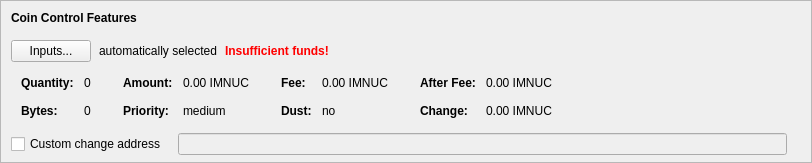
    <widget class="QFrame" name="frameCoinControl">
     <property name="sizePolicy">
      <sizepolicy hsizetype="Expanding" vsizetype="Expanding">
       <horstretch>0</horstretch>
       <verstretch>0</verstretch>
      </sizepolicy>
     </property>
     <property name="maximumSize">
      <size>
       <width>16777215</width>
       <height>16777215</height>
      </size>
     </property>
     <property name="frameShape">
      <enum>QFrame::StyledPanel</enum>
     </property>
     <property name="frameShadow">
      <enum>QFrame::Sunken</enum>
     </property>
     <layout class="QVBoxLayout" name="verticalLayoutCoinControl2">
      <property name="spacing">
       <number>0</number>
      </property>
      <property name="leftMargin">
       <number>0</number>
      </property>
      <property name="topMargin">
       <number>0</number>
      </property>
      <property name="rightMargin">
       <number>0</number>
      </property>
      <property name="bottomMargin">
       <number>6</number>
      </property>
      <item>
       <layout class="QVBoxLayout" name="verticalLayoutCoinControl" stretch="0,0,0,0,1">
        <property name="spacing">
         <number>0</number>
        </property>
        <property name="leftMargin">
         <number>10</number>
        </property>
        <property name="topMargin">
         <number>10</number>
        </property>
        <item>
         <layout class="QHBoxLayout" name="horizontalLayoutCoinControl1">
          <property name="bottomMargin">
           <number>15</number>
          </property>
          <item>
           <widget class="QLabel" name="labelCoinControlFeatures">
            <property name="sizePolicy">
             <sizepolicy hsizetype="Preferred" vsizetype="Maximum">
              <horstretch>0</horstretch>
              <verstretch>0</verstretch>
             </sizepolicy>
            </property>
            <property name="font">
             <font>
              <weight>75</weight>
              <bold>true</bold>
             </font>
            </property>
            <property name="styleSheet">
             <string notr="true">font-weight:bold;</string>
            </property>
            <property name="text">
             <string>Coin Control Features</string>
            </property>
           </widget>
          </item>
         </layout>
        </item>
        <item>
         <layout class="QHBoxLayout" name="horizontalLayoutCoinControl2" stretch="0,0,0,0">
          <property name="spacing">
           <number>8</number>
          </property>
          <property name="bottomMargin">
           <number>10</number>
          </property>
          <item>
           <widget class="QPushButton" name="pushButtonCoinControl">
            <property name="styleSheet">
             <string notr="true"/>
            </property>
            <property name="text">
             <string>Inputs...</string>
            </property>
            <property name="autoDefault">
             <bool>false</bool>
            </property>
           </widget>
          </item>
          <item>
           <widget class="QLabel" name="labelCoinControlAutomaticallySelected">
            <property name="text">
             <string>automatically selected</string>
            </property>
            <property name="margin">
             <number>5</number>
            </property>
           </widget>
          </item>
          <item>
           <widget class="QLabel" name="labelCoinControlInsuffFunds">
            <property name="font">
             <font>
              <weight>75</weight>
              <bold>true</bold>
             </font>
            </property>
            <property name="styleSheet">
             <string notr="true">color:red;font-weight:bold;</string>
            </property>
            <property name="text">
             <string>Insufficient funds!</string>
            </property>
            <property name="margin">
             <number>5</number>
            </property>
           </widget>
          </item>
          <item>
           <spacer name="horizontalSpacerCoinControl">
            <property name="orientation">
             <enum>Qt::Horizontal</enum>
            </property>
            <property name="sizeHint" stdset="0">
             <size>
              <width>40</width>
              <height>1</height>
             </size>
            </property>
           </spacer>
          </item>
         </layout>
        </item>
        <item>
         <widget class="QWidget" name="widgetCoinControl" native="true">
          <property name="sizePolicy">
           <sizepolicy hsizetype="Preferred" vsizetype="Preferred">
            <horstretch>0</horstretch>
            <verstretch>0</verstretch>
           </sizepolicy>
          </property>
          <property name="minimumSize">
           <size>
            <width>0</width>
            <height>0</height>
           </size>
          </property>
          <property name="styleSheet">
           <string notr="true"/>
          </property>
          <layout class="QHBoxLayout" name="horizontalLayoutCoinControl5">
           <property name="leftMargin">
            <number>0</number>
           </property>
           <property name="topMargin">
            <number>0</number>
           </property>
           <property name="rightMargin">
            <number>0</number>
           </property>
           <property name="bottomMargin">
            <number>0</number>
           </property>
           <item>
            <layout class="QHBoxLayout" name="horizontalLayoutCoinControl3" stretch="0,0,0,1">
             <property name="spacing">
              <number>20</number>
             </property>
             <property name="topMargin">
              <number>0</number>
             </property>
             <property name="bottomMargin">
              <number>10</number>
             </property>
             <item>
              <layout class="QFormLayout" name="formLayoutCoinControl1">
               <property name="horizontalSpacing">
                <number>10</number>
               </property>
               <property name="verticalSpacing">
                <number>14</number>
               </property>
               <property name="leftMargin">
                <number>10</number>
               </property>
               <property name="topMargin">
                <number>4</number>
               </property>
               <property name="rightMargin">
                <number>6</number>
               </property>
               <item row="0" column="0">
                <widget class="QLabel" name="labelCoinControlQuantityText">
                 <property name="font">
                  <font>
                   <weight>75</weight>
                   <bold>true</bold>
                  </font>
                 </property>
                 <property name="text">
                  <string>Quantity:</string>
                 </property>
                 <property name="margin">
                  <number>0</number>
                 </property>
                </widget>
               </item>
               <item row="0" column="1">
                <widget class="QLabel" name="labelCoinControlQuantity">
                 <property name="cursor">
                  <cursorShape>IBeamCursor</cursorShape>
                 </property>
                 <property name="contextMenuPolicy">
                  <enum>Qt::ActionsContextMenu</enum>
                 </property>
                 <property name="text">
                  <string notr="true">0</string>
                 </property>
                 <property name="margin">
                  <number>0</number>
                 </property>
                 <property name="textInteractionFlags">
                  <set>Qt::LinksAccessibleByMouse|Qt::TextSelectableByKeyboard|Qt::TextSelectableByMouse</set>
                 </property>
                </widget>
               </item>
               <item row="1" column="0">
                <widget class="QLabel" name="labelCoinControlBytesText">
                 <property name="font">
                  <font>
                   <weight>75</weight>
                   <bold>true</bold>
                  </font>
                 </property>
                 <property name="text">
                  <string>Bytes:</string>
                 </property>
                </widget>
               </item>
               <item row="1" column="1">
                <widget class="QLabel" name="labelCoinControlBytes">
                 <property name="cursor">
                  <cursorShape>IBeamCursor</cursorShape>
                 </property>
                 <property name="contextMenuPolicy">
                  <enum>Qt::ActionsContextMenu</enum>
                 </property>
                 <property name="text">
                  <string notr="true">0</string>
                 </property>
                 <property name="textInteractionFlags">
                  <set>Qt::LinksAccessibleByMouse|Qt::TextSelectableByKeyboard|Qt::TextSelectableByMouse</set>
                 </property>
                </widget>
               </item>
              </layout>
             </item>
             <item>
              <layout class="QFormLayout" name="formLayoutCoinControl2">
               <property name="horizontalSpacing">
                <number>10</number>
               </property>
               <property name="verticalSpacing">
                <number>14</number>
               </property>
               <property name="leftMargin">
                <number>6</number>
               </property>
               <property name="topMargin">
                <number>4</number>
               </property>
               <property name="rightMargin">
                <number>6</number>
               </property>
               <item row="0" column="0">
                <widget class="QLabel" name="labelCoinControlAmountText">
                 <property name="font">
                  <font>
                   <weight>75</weight>
                   <bold>true</bold>
                  </font>
                 </property>
                 <property name="text">
                  <string>Amount:</string>
                 </property>
                 <property name="margin">
                  <number>0</number>
                 </property>
                </widget>
               </item>
               <item row="0" column="1">
                <widget class="QLabel" name="labelCoinControlAmount">
                 <property name="cursor">
                  <cursorShape>IBeamCursor</cursorShape>
                 </property>
                 <property name="contextMenuPolicy">
                  <enum>Qt::ActionsContextMenu</enum>
                 </property>
                 <property name="text">
                  <string notr="true">0.00 IMNUC</string>
                 </property>
                 <property name="textInteractionFlags">
                  <set>Qt::LinksAccessibleByMouse|Qt::TextSelectableByKeyboard|Qt::TextSelectableByMouse</set>
                 </property>
                </widget>
               </item>
               <item row="1" column="0">
                <widget class="QLabel" name="labelCoinControlPriorityText">
                 <property name="font">
                  <font>
                   <weight>75</weight>
                   <bold>true</bold>
                  </font>
                 </property>
                 <property name="text">
                  <string>Priority:</string>
                 </property>
                </widget>
               </item>
               <item row="1" column="1">
                <widget class="QLabel" name="labelCoinControlPriority">
                 <property name="cursor">
                  <cursorShape>IBeamCursor</cursorShape>
                 </property>
                 <property name="contextMenuPolicy">
                  <enum>Qt::ActionsContextMenu</enum>
                 </property>
                 <property name="text">
                  <string notr="true">medium</string>
                 </property>
                 <property name="textInteractionFlags">
                  <set>Qt::LinksAccessibleByMouse|Qt::TextSelectableByKeyboard|Qt::TextSelectableByMouse</set>
                 </property>
                </widget>
               </item>
              </layout>
             </item>
             <item>
              <layout class="QFormLayout" name="formLayoutCoinControl3">
               <property name="horizontalSpacing">
                <number>10</number>
               </property>
               <property name="verticalSpacing">
                <number>14</number>
               </property>
               <property name="leftMargin">
                <number>6</number>
               </property>
               <property name="topMargin">
                <number>4</number>
               </property>
               <property name="rightMargin">
                <number>6</number>
               </property>
               <item row="0" column="0">
                <widget class="QLabel" name="labelCoinControlFeeText">
                 <property name="font">
                  <font>
                   <weight>75</weight>
                   <bold>true</bold>
                  </font>
                 </property>
                 <property name="text">
                  <string>Fee:</string>
                 </property>
                 <property name="margin">
                  <number>0</number>
                 </property>
                </widget>
               </item>
               <item row="0" column="1">
                <widget class="QLabel" name="labelCoinControlFee">
                 <property name="cursor">
                  <cursorShape>IBeamCursor</cursorShape>
                 </property>
                 <property name="contextMenuPolicy">
                  <enum>Qt::ActionsContextMenu</enum>
                 </property>
                 <property name="text">
                  <string notr="true">0.00 IMNUC</string>
                 </property>
                 <property name="textInteractionFlags">
                  <set>Qt::LinksAccessibleByMouse|Qt::TextSelectableByKeyboard|Qt::TextSelectableByMouse</set>
                 </property>
                </widget>
               </item>
               <item row="1" column="0">
                <widget class="QLabel" name="labelCoinControlLowOutputText">
                 <property name="font">
                  <font>
                   <weight>75</weight>
                   <bold>true</bold>
                  </font>
                 </property>
                 <property name="text">
                  <string>Dust:</string>
                 </property>
                </widget>
               </item>
               <item row="1" column="1">
                <widget class="QLabel" name="labelCoinControlLowOutput">
                 <property name="cursor">
                  <cursorShape>IBeamCursor</cursorShape>
                 </property>
                 <property name="contextMenuPolicy">
                  <enum>Qt::ActionsContextMenu</enum>
                 </property>
                 <property name="text">
                  <string notr="true">no</string>
                 </property>
                 <property name="textInteractionFlags">
                  <set>Qt::LinksAccessibleByMouse|Qt::TextSelectableByKeyboard|Qt::TextSelectableByMouse</set>
                 </property>
                </widget>
               </item>
              </layout>
             </item>
             <item>
              <layout class="QFormLayout" name="formLayoutCoinControl4">
               <property name="horizontalSpacing">
                <number>10</number>
               </property>
               <property name="verticalSpacing">
                <number>14</number>
               </property>
               <property name="leftMargin">
                <number>6</number>
               </property>
               <property name="topMargin">
                <number>4</number>
               </property>
               <property name="rightMargin">
                <number>6</number>
               </property>
               <item row="0" column="0">
                <widget class="QLabel" name="labelCoinControlAfterFeeText">
                 <property name="font">
                  <font>
                   <weight>75</weight>
                   <bold>true</bold>
                  </font>
                 </property>
                 <property name="text">
                  <string>After Fee:</string>
                 </property>
                 <property name="margin">
                  <number>0</number>
                 </property>
                </widget>
               </item>
               <item row="0" column="1">
                <widget class="QLabel" name="labelCoinControlAfterFee">
                 <property name="cursor">
                  <cursorShape>IBeamCursor</cursorShape>
                 </property>
                 <property name="contextMenuPolicy">
                  <enum>Qt::ActionsContextMenu</enum>
                 </property>
                 <property name="text">
                  <string notr="true">0.00 IMNUC</string>
                 </property>
                 <property name="textInteractionFlags">
                  <set>Qt::LinksAccessibleByMouse|Qt::TextSelectableByKeyboard|Qt::TextSelectableByMouse</set>
                 </property>
                </widget>
               </item>
               <item row="1" column="0">
                <widget class="QLabel" name="labelCoinControlChangeText">
                 <property name="font">
                  <font>
                   <weight>75</weight>
                   <bold>true</bold>
                  </font>
                 </property>
                 <property name="text">
                  <string>Change:</string>
                 </property>
                </widget>
               </item>
               <item row="1" column="1">
                <widget class="QLabel" name="labelCoinControlChange">
                 <property name="cursor">
                  <cursorShape>IBeamCursor</cursorShape>
                 </property>
                 <property name="contextMenuPolicy">
                  <enum>Qt::ActionsContextMenu</enum>
                 </property>
                 <property name="text">
                  <string notr="true">0.00 IMNUC</string>
                 </property>
                 <property name="textInteractionFlags">
                  <set>Qt::LinksAccessibleByMouse|Qt::TextSelectableByKeyboard|Qt::TextSelectableByMouse</set>
                 </property>
                </widget>
               </item>
              </layout>
             </item>
            </layout>
           </item>
          </layout>
         </widget>
        </item>
        <item>
         <layout class="QHBoxLayout" name="horizontalLayoutCoinControl4" stretch="0,0,0">
          <property name="spacing">
           <number>12</number>
          </property>
          <property name="sizeConstraint">
           <enum>QLayout::SetDefaultConstraint</enum>
          </property>
          <property name="topMargin">
           <number>5</number>
          </property>
          <property name="rightMargin">
           <number>5</number>
          </property>
          <item>
           <widget class="QCheckBox" name="checkBoxCoinControlChange">
            <property name="toolTip">
             <string>If this is activated, but the change address is empty or invalid, change will be sent to a newly generated address.</string>
            </property>
            <property name="text">
             <string>Custom change address</string>
            </property>
           </widget>
          </item>
          <item>
           <widget class="QValidatedLineEdit" name="lineEditCoinControlChange">
            <property name="enabled">
             <bool>false</bool>
            </property>
            <property name="sizePolicy">
             <sizepolicy hsizetype="Expanding" vsizetype="Fixed">
              <horstretch>0</horstretch>
              <verstretch>0</verstretch>
             </sizepolicy>
            </property>
           </widget>
          </item>
          <item>
           <widget class="QLabel" name="labelCoinControlChangeLabel">
            <property name="sizePolicy">
             <sizepolicy hsizetype="Preferred" vsizetype="Expanding">
              <horstretch>0</horstretch>
              <verstretch>0</verstretch>
             </sizepolicy>
            </property>
            <property name="minimumSize">
             <size>
              <width>0</width>
              <height>0</height>
             </size>
            </property>
            <property name="text">
             <string/>
            </property>
            <property name="margin">
             <number>3</number>
            </property>
           </widget>
          </item>
         </layout>
        </item>
        <item>
         <spacer name="verticalSpacerCoinControl">
          <property name="orientation">
           <enum>Qt::Vertical</enum>
          </property>
          <property name="sizeHint" stdset="0">
           <size>
            <width>800</width>
            <height>1</height>
           </size>
          </property>
         </spacer>
        </item>
       </layout>
      </item>
     </layout>
    </widget>
